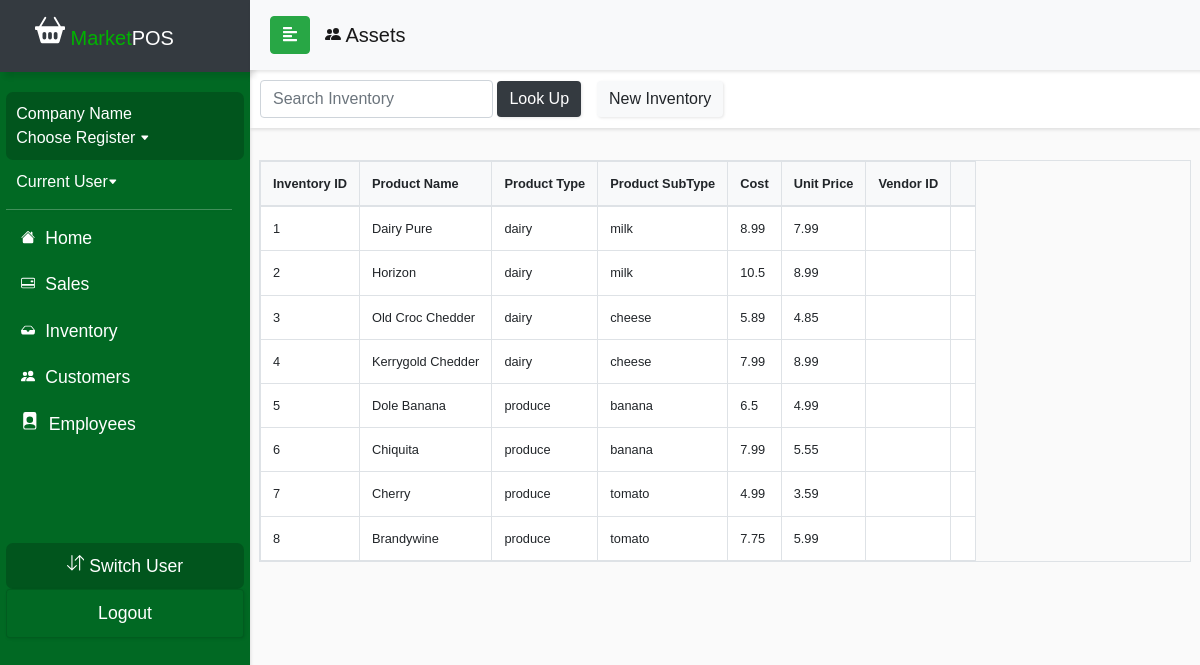
/currentDraft/reportsAssets.php, run on an earlier commit of the app's database.
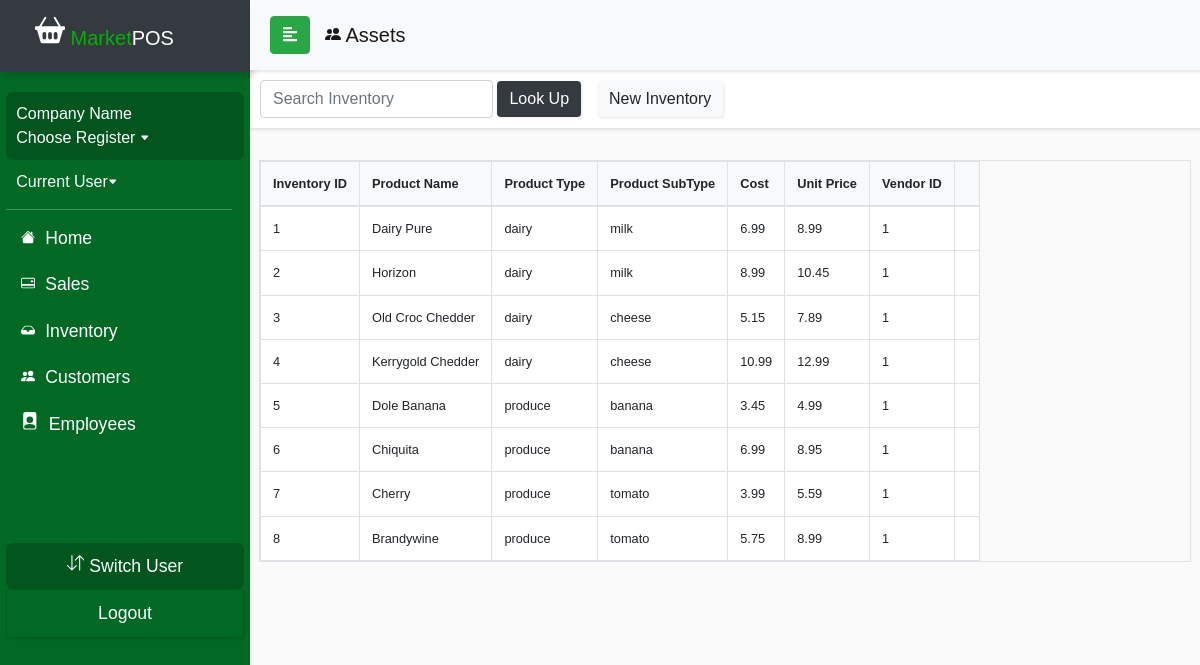
And on a later commit of the database.
### tables this page shows
CREATE TABLE `product_inventory` (
  `product_id` int(11) NOT NULL,
  `productName` varchar(50) NOT NULL,
  `productType` varchar(50) NOT NULL,
  `productSubType` varchar(50) NOT NULL,
  `unit_price` float NOT NULL,
  `cost` float NOT NULL,
  `in_stock` int(11) NOT NULL,
  `vendor_id` int(11) DEFAULT NULL,
  `OID` int(11) DEFAULT NULL
);

### currentDraft/reportsAssets.php (the view, shortened to what this page needs)
<?php
include_once('config.php');
$query = "SELECT * FROM product_inventory";
$result = mysqli_query($conn, $query);
?>
<!DOCTYPE html>
<html>
<head>
  <link rel="stylesheet" href="css/bootstrap.min.css">
  <link rel="stylesheet" href="userStyle2.css">
  <link rel="stylesheet" href="css/jquery.mCustomScrollbar.min.css">
</head>
<body>
  <nav id="sidebar">
    <div class="sidebar-header bg-dark">
      <h1><span><a class="navbar-brand relative-top" href="indexDraft.php">
            <span style="color: #00b300"> Market</span>POS</a></h1>
    </div>
    <ul class="list-unstyled components">
      <li>
        <div id="usercard">
          <a href="" style="font-size: 1em;"><?php if (isset($_SESSION['emp_company']) && !empty($_SESSION['emp_company'])) {
                                                echo $_SESSION['emp_company'];
                                              } else {
                                                echo 'Company Name';
                                              } ?></br>Choose Register <svg width=".6em" height=".6em" viewBox="0 0 16 16" class="bi bi-caret-down-fill" fill="currentColor" xmlns="http://www.w3.org/2000/svg">
              <path d="M7.247 11.14L2.451 5.658C1.885 5.013 2.345 4 3.204 4h9.592a1 1 0 0 1 .753 1.659l-4.796 5.48a1 1 0 0 1-1.506 0z" />
            </svg></a>
        </div>
      </li>
      <li>
        <a href="employeePinLogin.php" style="font-size: 1em;"><?php if (isset($_SESSION['emp_fname']) && !empty($_SESSION['emp_lname'])) {
                                                                  echo "" . $_SESSION['emp_fname'] . " " . $_SESSION['emp_lname'] . " ";
                                                                } else {
                                                                  echo "Current User";
                                                                } ?><svg width=".6em" height=".6em" viewBox="0 0 16 16" class="bi bi-caret-down-fill" fill="currentColor" xmlns="http://www.w3.org/2000/svg">
            <path d="M7.247 11.14L2.451 5.658C1.885 5.013 2.345 4 3.204 4h9.592a1 1 0 0 1 .753 1.659l-4.796 5.48a1 1 0 0 1-1.506 0z" />
          </svg></a>
      </li>
      <div class="justify-content-center" id="navline"></div>
      <li>
        <a href="accounthomeDraft.php">
          <span style="padding:5px;">
            </span> Home</a>
      </li>
      <li>
        <a href="salescontrolpanel.php">
          <span style="padding:5px;">
          </span> Sales</a>
      </li>
      <li>
        <a href="inventorycontrol.php">
          <span style="padding:5px;">
            </span> Inventory</a>
      </li>
      <li>
        <a href="customercontrol.php">
          <span style="padding:5px;">
            </span> Customers</a>
      </li>
      <li>
            <a href='employeecontrol.php'>
              <span style='padding:5px;'>
            </span> Employees</a>
          </li>
      <li class="sidebar-footer">
        <div class="text-center" id="usercard">
          <a role="button" href="employeePinLogin.php"> Switch User</a>
        </div>
      </li>
      <li>
        <div class="card text-center" id="footerbtn" style="background: #016923;">
          <a role="button" href="logout.php"> Logout</a>
        </div>
      </li>
    </ul>
  </nav>
  <div id="content">
    <nav class="navbar navbar-expand-lg navbar-light bg-light sticky-top" id="locnav">
      <div class="container-fluid">
        <button type="button" id="sidebarCollapse" class="btn btn-success">
          <i class="fas fa-align-left"></i>
        </button>
        <div class="collapse navbar-collapse" id="navbarSupportedContent">
          <ul class="nav navbar-nav mr-auto">
            <a class="navbar-brand" href="reportsAssets.php"> Assets</a>
          </ul>
        </div>
      </div>
    </nav>
    <nav class="navbar navbar-light" id="salespanel">
      <form class="form-inline" method="post" action="reportsAssets.php">
        <div class="nav-item" style="padding: 8px">
          <input class="form-control" name="product" placeholder="Search Inventory" aria-label="Search">
          <button class="btn btn-dark navbar-btn" name="submit-search"> Look Up</button>
        </div>
        <div class="nav-item mr-auto">
          <a class="btn navbar-btn btn-light" href="productindex.php" role="button"> New Inventory</a></div>
      </form>
    </nav>
    <div class="wrapper mt-3">
      <div class="row px-4 justify-content-center">
        <table class="table table-bordered table-hover mt-3 table-responsive" style="font-size:80%;">
          <thead class="bg-light">
            <tr>
              <th> Inventory ID</th>
              <th> Product Name </th>
              <th> Product Type </th>
              <th> Product SubType </th>
              <th> Cost </th>
              <th> Unit Price </th>
              <th> Vendor ID </th>
              <th> </th>
            </tr>
          </thead>
          <tbody class="bg-white">
            <?php
            if (isset($_POST['submit-search'])) {
              $search = mysqli_real_escape_string($conn, $_POST['product']);
              $sql = "SELECT * FROM product_inventory WHERE productName LIKE '%$search%' OR productType LIKE '%$search%' OR productSubType LIKE '%$search%' OR vendor_id LIKE '%$search%'";
              $result = mysqli_query($conn, $sql);
              $queryResults = mysqli_num_rows($result);
              if ($queryResults > 0) {
                echo "<div class='row mt-3'>There are $queryResults results matching your search</div><br>";
                while ($row = mysqli_fetch_assoc($result)) {
                  echo "<tr><td>" . $row['product_id'] . "</td><td>"
                    . $row['productName'] . "</td><td>" . $row['productType'] . "</td><td>" . $row['productSubType'] . "</td><td>"
                    . $row['cost'] . "</td><td>" . $row['Unit Price'] . "</td><td>" . $row['vendor_id'] . "</td><td>";
                }
              } else {
                echo "<div class='row mt-3'>There are no results matching your search</div>";
              }
            } else {
              while ($row = mysqli_fetch_assoc($result)) {
                echo "<tr><td>" . $row['product_id'] . "</td><td>"
                    . $row['productName'] . "</td><td>" . $row['productType'] . "</td><td>" . $row['productSubType'] . "</td><td>"
                    . $row['cost'] . "</td><td>" . $row['unit_price'] . "</td><td>" . $row['vendor_id'] . "</td><td>";
                }
            }
            ?>
          </tbody>
        </table>
      </div>
    </div>
</body>
</html>

### currentDraft/userStyle2.css (style rules this page uses)
body { font-family: 'Poppins', sans-serif; background: #fafafa; overflow-y: scroll; overflow-x: hidden; }
a, a:hover, a:focus { color: inherit; text-decoration: none; transition: all 0.3s; }
#locnav { position: fixed; }
#salespanel { padding: 2px 2px; margin-top: 30px; margin-left: 0px; overflow-y: scroll; }
.navbar { width: 100%; padding: 5px 5px; background: #fff; border: none; border-radius: 0; box-shadow: 1px 2px 3px rgba(0, 0, 0, 0.1); }
.navbar-brand { padding: 15px; }
.nav-item { padding: 8px; }
.navbar-btn { box-shadow: 1px 1px 3px rgba(0, 0, 0, 0.1); outline: none !important; border: none; }
#navline { margin-top: 5px; margin-bottom: 5px; width: 95%; height: 1px; border-bottom: 1px solid white; opacity: 25%; box-shadow: 1px 1px 3px rgba(0, 0, 0, 0.1); }
#sidebar { width: 250px; position: fixed; top: 0; left: 0; height: 100vh; z-index: 999; background: #016923; color: #fff; transition: all 0.3s; box-shadow: 1px 2px 3px rgba(0, 0, 0, 0.1); }
#sidebar .sidebar-header { padding-left: 20px; height: 4.5em; box-shadow: 5px 5px 5px rgba(0, 0, 0, 0.1); }
#sidebar ul.components { padding: 20px 0; margin: auto; width: 95%; }
#sidebar ul li a { padding: 10px; font-size: 1.1em; display: block; }
#usercard { background: #01551d; border-radius: 7px; }
#footerbtn { background: #016923; box-shadow: 1px 1px 3px rgba(0, 0, 0, 0.1); }
#content { width: calc(100% - 250px); margin-top: 40px; min-height: 100vh; transition: all 0.3s; position: absolute; top: 0; right: 0; }

What changed in the data, as far as the page shows it:
changed product_inventory "Dairy Pure": cost "8.99" → "6.99"; unit_price "7.99" → "8.99"; vendor (not shown) → "1"
changed product_inventory "Horizon": cost "10.5" → "8.99"; unit_price "8.99" → "10.45"; vendor (not shown) → "1"
changed product_inventory "Old Croc Chedder": cost "5.89" → "5.15"; unit_price "4.85" → "7.89"; vendor (not shown) → "1"
changed product_inventory "Kerrygold Chedder": cost "7.99" → "10.99"; unit_price "8.99" → "12.99"; vendor (not shown) → "1"
changed product_inventory "Dole Banana": cost "6.5" → "3.45"; vendor (not shown) → "1"
changed product_inventory "Chiquita": cost "7.99" → "6.99"; unit_price "5.55" → "8.95"; vendor (not shown) → "1"
changed product_inventory "Cherry": cost "4.99" → "3.99"; unit_price "3.59" → "5.59"; vendor (not shown) → "1"
changed product_inventory "Brandywine": cost "7.75" → "5.75"; unit_price "5.99" → "8.99"; vendor (not shown) → "1"
